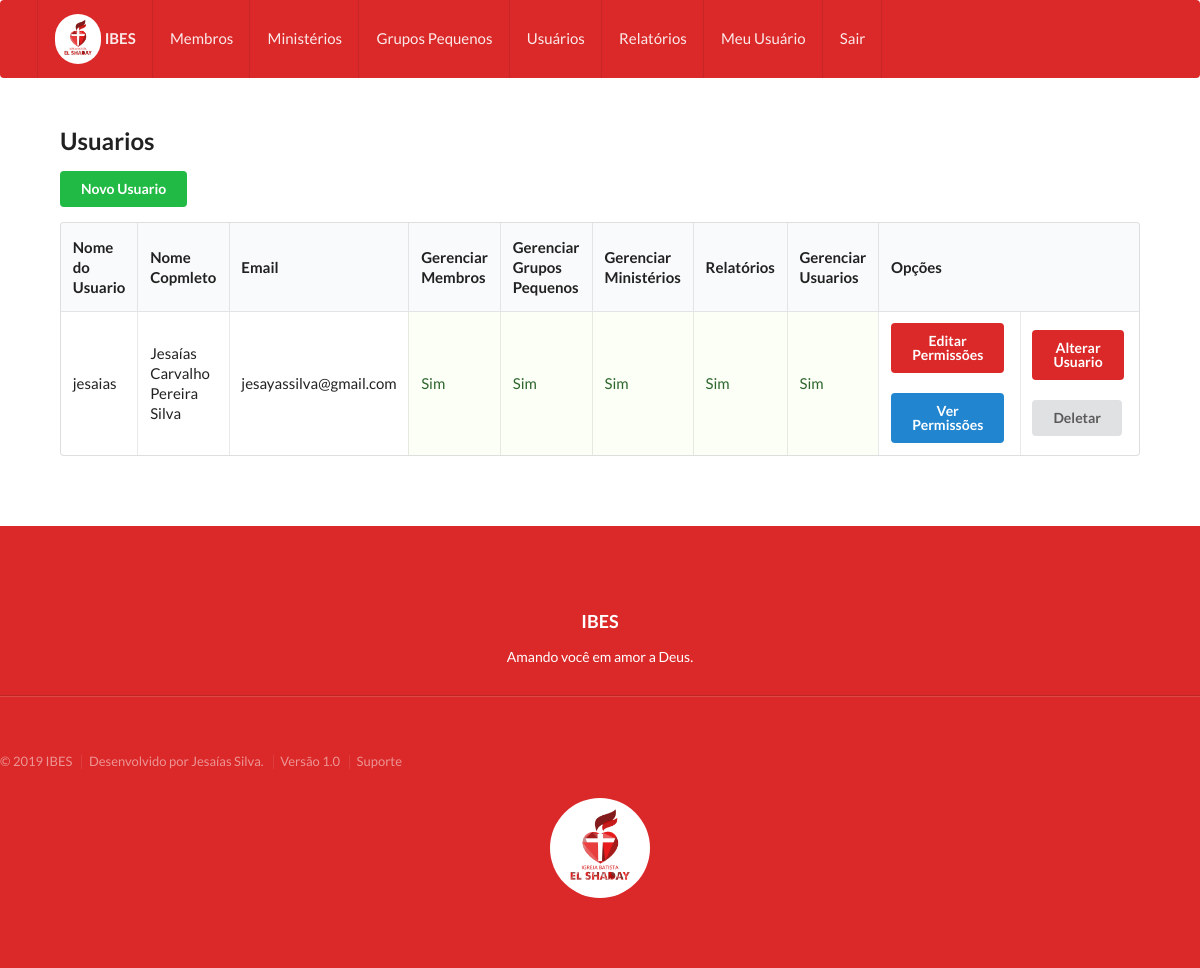
The app's page /perfil/ (signed in) with its own data.
### secretariaapp/models.py (models this page shows, shortened)
class Perfil(models.Model):
    user = models.OneToOneField(User, on_delete=models.CASCADE)
    nome_completo = models.CharField(max_length=100, blank=True,null=True)
    email = models.EmailField(max_length=254,blank=True,null=True)
    gerenciar_Membros = models.BooleanField(default = False)
    gerenciar_Grupos_Pequenos = models.BooleanField(default = False)
    gerenciar_Ministerios = models.BooleanField(default = False)
    gerenciar_Relatorios = models.BooleanField(default = False)
    gerenciar_Usuarios = models.BooleanField(default = False)

### secretariaapp/views.py (the view)
# urls.py: url(r'^perfil/update/(?P<pk>[0-9]+)/$',login_required(PerfilUpdate.as_view()),name='perfilUpdate'),
def perfil(request):
    if not request.user.perfil.gerenciar_Usuarios:
        return redirect('/sempermissao')
    if forcar_user_atualizar_perfil(request) :
        return redirect('/meu_perfil/update/')
    perfil = Perfil.objects.all().order_by('user__username')
    return render(request,'perfil.html',{'perfil':perfil})

### secretariaapp/views.py (called while the page is built)
def forcar_user_atualizar_perfil(request):
    usuario = request.user
    perfil = Perfil.objects.get(user=usuario)
    espaco = 0
    numero = 0
    if perfil.nome_completo is None or perfil.email is None :
        return True
    for caracter in perfil.nome_completo:
        if caracter in ' ':
            espaco = espaco + 1
        if caracter in '0123456789':
            numero = numero + 1
    if len(perfil.nome_completo) <10  or len(perfil.email) < 10 or espaco == 0 or numero > 0:
        return True
    return False

### secretariaapp/templates/perfil.html (shortened to what this page needs)
{% include 'cabecalho.html' %}
<div class="corpo_app">
<h2>Usuarios</h2>
<a href="{% url 'secretariaapp:userNew'%}" class="ui button positive" > Novo Usuario </a>
<table class="ui celled table" >
  <thead>
    <tr>
      <th>Nome do Usuario</th>
      <th>Nome Copmleto</th>
      <th>Email </th>
      <th>Gerenciar Membros</th>
      <th>Gerenciar Grupos Pequenos</th>
      <th>Gerenciar Ministérios</th>
      <th>Relatórios </th>
      <th>Gerenciar Usuarios </th>
      <th colspan="2"> Opções</th>
    </tr>
  </thead>
  <tbody>
    {% for perfil in perfil  %}
      <tr>
        <td>{{perfil.user}}</td>
        {% if perfil.nome_completo is not None %}
            <td>{{perfil.nome_completo}}</td>
        {% else  %}
            <td></td>
        {% endif  %}
        {% if perfil.email is not None %}
            <td>{{perfil.email}}</td>
        {% else  %}
            <td></td>
        {% endif  %}
        {% if perfil.gerenciar_Membros  %}
            <td class="positive">Sim</td>
        {% else  %}
            <td class="negative">Não</td>
        {% endif  %}
        {% if perfil.gerenciar_Grupos_Pequenos  %}
            <td class="positive">Sim</td>
        {% else  %}
            <td class="negative">Não</td>
        {% endif  %}
        {% if perfil.gerenciar_Ministerios  %}
            <td class="positive">Sim</td>
        {% else  %}
            <td class="negative">Não</td>
        {% endif  %}
        {% if perfil.gerenciar_Relatorios  %}
            <td class="positive">Sim</td>
        {% else  %}
            <td class="negative">Não</td>
        {% endif  %}
        {% if perfil.gerenciar_Usuarios  %}
            <td class="positive">Sim</td>
        {% else  %}
            <td class="negative">Não</td>
        {% endif  %}
        <td> <a href="{% url 'secretariaapp:perfilUpdate' perfil.pk  %}" class="ui red button" > Editar Permissões </a>
        <a href="{% url 'secretariaapp:perfilDetalhes' perfil.pk  %}" class="ui blue button" > Ver Permissões </a></td>
        <td>
         <a href="{% url 'secretariaapp:userUpdate' perfil.user.pk  %}" class="ui red button" > Alterar Usuario </a></br> </br>
        <a href="{% url 'secretariaapp:userDelete' perfil.user.pk  %}" class="ui button"  > Deletar </a> </td>
      </tr>
    {% endfor %}
  </tbody>
</table>
</div>
{% include 'rodape.html' %}

### secretariaapp/templates/css.html (style rules this page uses)
.corpo_app { margin-top: 4%; margin-left: 5%; margin-bottom: 5%; margin-right: 5%; font-size: 15px; text-align: justify; }

### records on screen
Perfil: user "jesaias", nome_completo "Jesaías Carvalho Pereira Silva", email "jesayassilva@gmail.com", gerenciar_Membros "Sim", gerenciar_Grupos_Pequenos "Sim", gerenciar_Ministerios "Sim", gerenciar_Relatorios "Sim", gerenciar_Usuarios "Sim"
